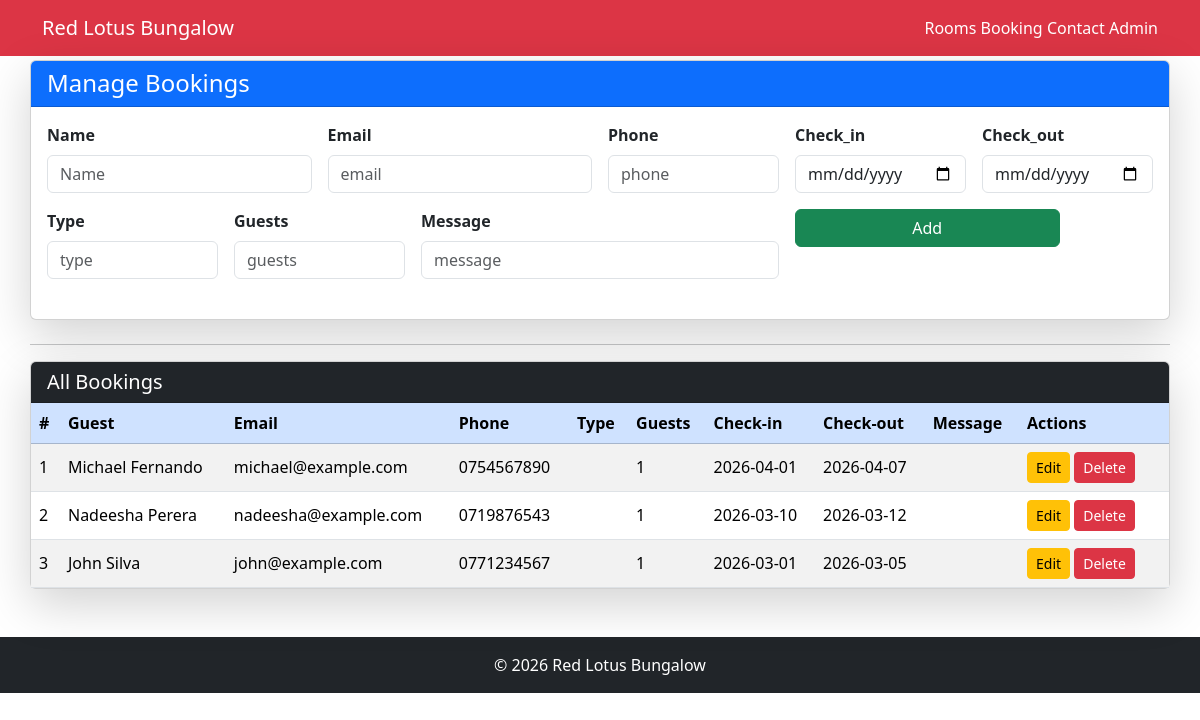
/admin/manage_bookings.php, run on an earlier commit of the app's database.
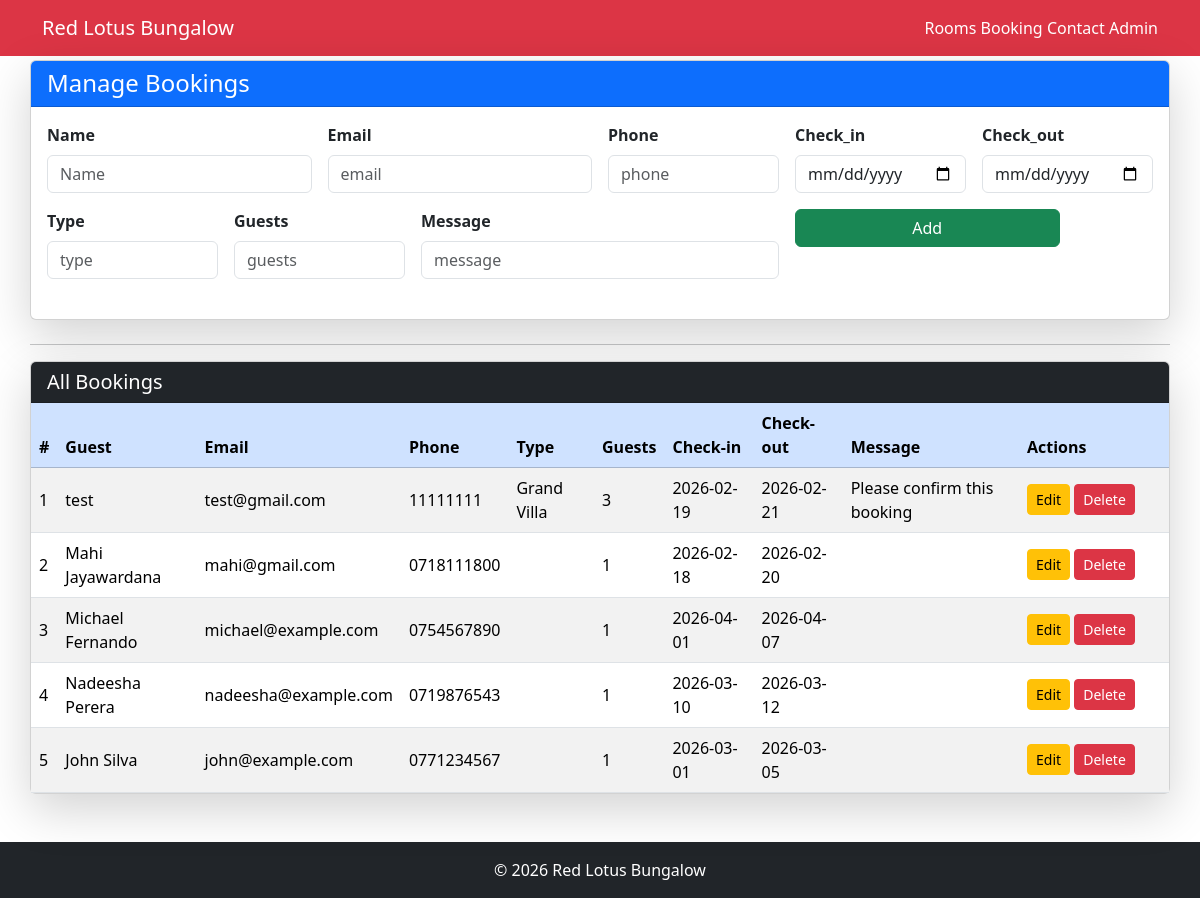
And on a later commit of the database.
### tables this page shows
CREATE TABLE `bookings` (
  `id` int(11) NOT NULL,
  `customer_name` varchar(100) NOT NULL,
  `email` varchar(100) DEFAULT NULL,
  `phone` varchar(20) DEFAULT NULL,
  `room_id` int(11) DEFAULT NULL,
  `check_in` date DEFAULT NULL,
  `check_out` date DEFAULT NULL,
  `total_price` decimal(10,2) DEFAULT NULL,
  `status` varchar(20) DEFAULT 'Pending',
  `room_type` varchar(50) DEFAULT NULL,
  `guests` int(11) DEFAULT 1,
  `message` varchar(100) DEFAULT NULL,
  `created_at` timestamp NOT NULL DEFAULT current_timestamp()
);

### admin/manage_bookings.php (the view, shortened to what the changed rows need)
<?php
include '../includes/header.php';
require '../config/database.php';
$bookings = $pdo->query("SELECT * FROM bookings ORDER BY id DESC")->fetchAll();
?>
<div class="container my-1 px-0">
    <div class="card shadow-lg">
        <div class="table-responsive">
            <table class="table table-striped table-hover align-middle mb-0">
                <thead class="table-primary">
                    <tr>
                        <th>#</th>
                        <th>Guest</th>
                        <th>Email</th>
                        <th>Phone</th>
                        <th>Type</th>
                        <th>Guests</th>
                        <th>Check-in</th>
                        <th>Check-out</th>
                        <th>Message</th>
                        <th width="150">Actions</th>
                    </tr>
                </thead>
                <tbody>
                    <?php foreach ($bookings as $index => $booking): ?>
                        <tr>
                            <td><?= $index + 1 ?></td>
                            <td><?= htmlspecialchars($booking['customer_name']) ?></td>
                            <td><?= htmlspecialchars($booking['email']) ?></td>
                            <td><?= htmlspecialchars($booking['phone']) ?></td>
                            <td><?= htmlspecialchars($booking['room_type']) ?></td>
                            <td><?= htmlspecialchars($booking['guests']) ?></td>
                            <td><?= htmlspecialchars($booking['check_in']) ?></td>
                            <td><?= htmlspecialchars($booking['check_out']) ?></td>
                            <td><?= htmlspecialchars($booking['message']) ?></td>
                            <td>
                                <a href="?edit=<?= $booking['id'] ?>" class="btn btn-sm btn-warning">Edit</a>
                                <a href="?delete=<?= $booking['id'] ?>"
                                    class="btn btn-sm btn-danger"
                                    onclick="return confirm('Delete this booking?')">
                                    Delete
                                </a>
                            </td>
                        </tr>
                    <?php endforeach; ?>
                </tbody>
            </table>
        </div>
    </div>
</div>
<?php include '../includes/footer.php'; ?>

What changed in the data, as far as the page shows it:
added bookings: customer_name "test", email "test@gmail.com", phone "11111111", room_type "Grand Villa", guests "3", check_in "2026-02-19", check_out "2026-02-21", message "Please confirm this booking"
added bookings: customer_name "Mahi Jayawardana", email "mahi@gmail.com", phone "0718111800", guests "1", check_in "2026-02-18", check_out "2026-02-20"
